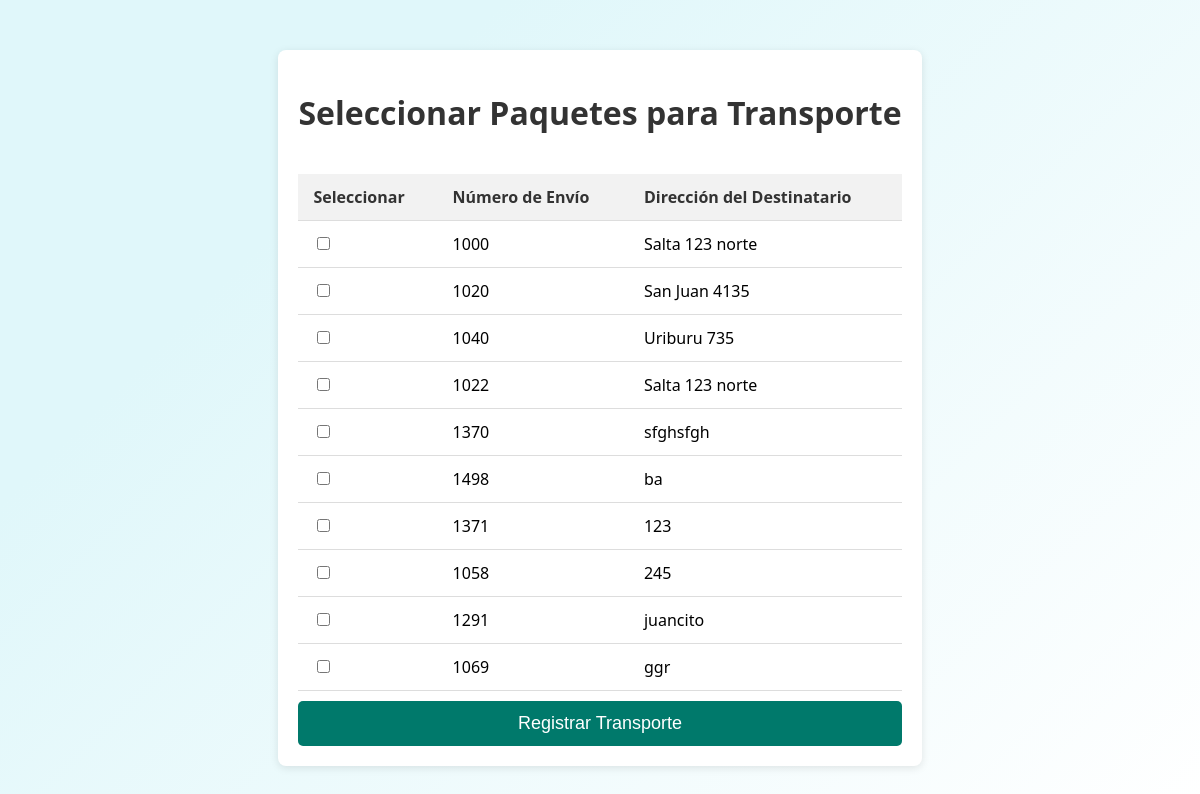
Page /funcion3?sucursal=1 on the committed database.
### model.py (models this page shows)
class Paquete(db.Model):
    id = db.Column(db.Integer, primary_key=True)
    numeroenvio = db.Column(db.Integer, unique=True, nullable=False)
    peso = db.Column(db.Float, nullable=False)
    nomdestinatario = db.Column(db.String(80), nullable=False)
    dirdestinatario = db.Column(db.String(120), nullable=False)
    entregado = db.Column(db.Boolean, nullable=False, default=False)
    observaciones = db.Column(db.String(200))
    idsucursal = db.Column(db.Integer, db.ForeignKey('sucursal.id'), nullable=False)
    idtransporte = db.Column(db.Integer, db.ForeignKey('transporte.id'), nullable=True)
    idrepartidor = db.Column(db.Integer, db.ForeignKey('repartidor.id'), nullable=True)

### app.py (the view)
@app.route("/funcion3", methods=['GET', 'POST'])
def funcion3():
    if request.method == 'POST':
        try:
            paquete_ids = request.form.getlist('paquetes')
            id_sucursal = request.form.get('id_sucursal')
            if paquete_ids and id_sucursal:
                transporte = Transporte(
                    numerotransporte=random.randint(1000, 1500),
                    fechahorasalida=datetime.now(),
                    fechahorallegada=None,
                    idsucursal=id_sucursal
                )
                db.session.add(transporte)
                db.session.commit()
                for paquete_id in paquete_ids:
                    paquete = Paquete.query.get(paquete_id)
                    if paquete:
                        paquete.idtransporte = transporte.id
                        db.session.commit()
                flash("Paquetes asociados con el transporte correctamente", "success")
            else:
                flash("No se han seleccionado paquetes", "error")
            return redirect(url_for('funcion1'))
        except Exception as e:
            db.session.rollback()
            flash("Error al guardar transporte", "error")
            return redirect(url_for('funcion3', sucursal=id_sucursal))
    elif request.method == 'GET':
        sucursal_id = request.args.get('sucursal')
        if not sucursal_id:
            flash("No se ha especificado la sucursal", "error")
            return redirect(url_for('funcion1'))
        paquetes = Paquete.query.filter_by(entregado='0', idrepartidor=None).all()
        if not paquetes:
            flash("No hay paquetes pendientes", "error")
        else:
            print(f"Paquetes encontrados: {len(paquetes)}")
        return render_template('funcion3.html', paquetes=paquetes, id_sucursal=sucursal_id)

### templates/funcion3.html (shortened to what this page needs)
<!DOCTYPE html>
<html lang="es">
<head>
    <link rel="stylesheet" href="{{ url_for('static', filename='css/funcion3.css') }}">
</head>
<body>
    <div class="container">
        <h1>Seleccionar Paquetes para Transporte</h1>
        <form method="POST">
            <table>
                <thead>
                    <tr>
                        <th>Seleccionar</th>
                        <th>Número de Envío</th>
                        <th>Dirección del Destinatario</th>
                    </tr>
                </thead>
                <tbody>
                    {% if paquetes %}
                        {% for paquete in paquetes %}
                            <tr>
                                <td><input type="checkbox" name="paquetes" value="{{ paquete.id }}"></td>
                                <td>{{ paquete.numeroenvio }}</td>
                                <td>{{ paquete.dirdestinatario }}</td>
                            </tr>
                        {% endfor %}
                    {% else %}
                        <tr>
                            <td colspan="3">No hay paquetes pendientes</td>
                        </tr>
                    {% endif %}
                </tbody>
            </table>
            <button type="submit">Registrar Transporte</button>
        </form>
    </div>
</body>
</html>

### static/css/funcion3.css (style rules this page uses)
body { font-family: 'Segoe UI', Tahoma, Geneva, Verdana, sans-serif; margin: 0; padding: 0; background-color: #f5f5f5; display: flex; justify-content: center; align-items: center; min-height: 100vh; background: linear-gradient(135deg, #e0f7fa 25%, #ffffff 100%); }
.container { max-width: 800px; margin: 50px auto; padding: 20px; background-color: #ffffff; border-radius: 8px; box-shadow: 0 2px 8px rgba(0, 0, 0, 0.1); }
h1 { text-align: center; color: #333; font-size: 2rem; margin-bottom: 20px; }
table { width: 100%; border-collapse: collapse; margin-top: 20px; }
th, td { padding: 12px 15px; text-align: left; border-bottom: 1px solid #ddd; }
th { background-color: #f2f2f2; color: #333; }
form { display: flex; flex-direction: column; }
form button { padding: 12px; background-color: #00796b; color: white; border: none; border-radius: 5px; font-size: 18px; cursor: pointer; transition: background-color 0.3s ease, transform 0.2s ease; margin-top: 10px; }

### rows in the picture
Paquete: numeroenvio "1000", dirdestinatario "Salta 123 norte"
Paquete: numeroenvio "1020", dirdestinatario "San Juan 4135"
Paquete: numeroenvio "1040", dirdestinatario "Uriburu 735"
Paquete: numeroenvio "1022", dirdestinatario "Salta 123 norte"
Paquete: numeroenvio "1370", dirdestinatario "sfghsfgh"
Paquete: numeroenvio "1498", dirdestinatario "ba"
Paquete: numeroenvio "1371", dirdestinatario "123"
Paquete: numeroenvio "1058", dirdestinatario "245"
Paquete: numeroenvio "1291", dirdestinatario "juancito"
Paquete: numeroenvio "1069", dirdestinatario "ggr"
